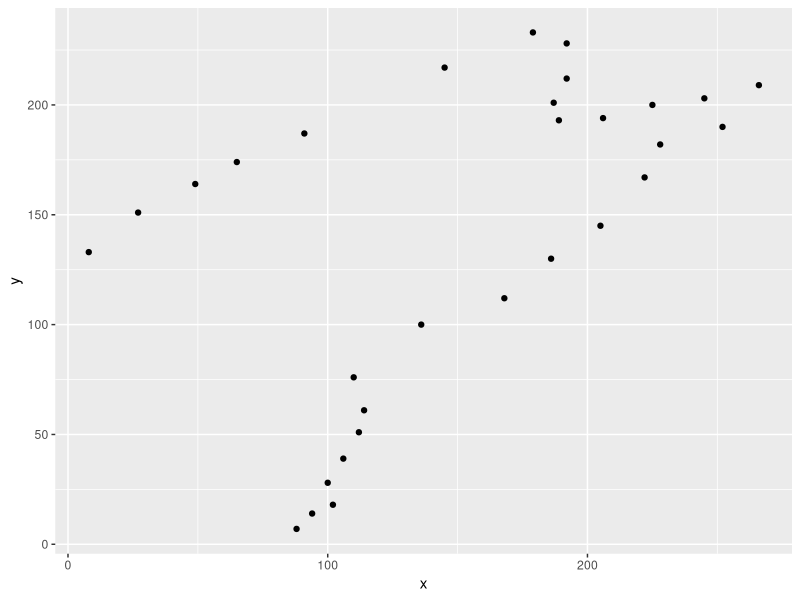
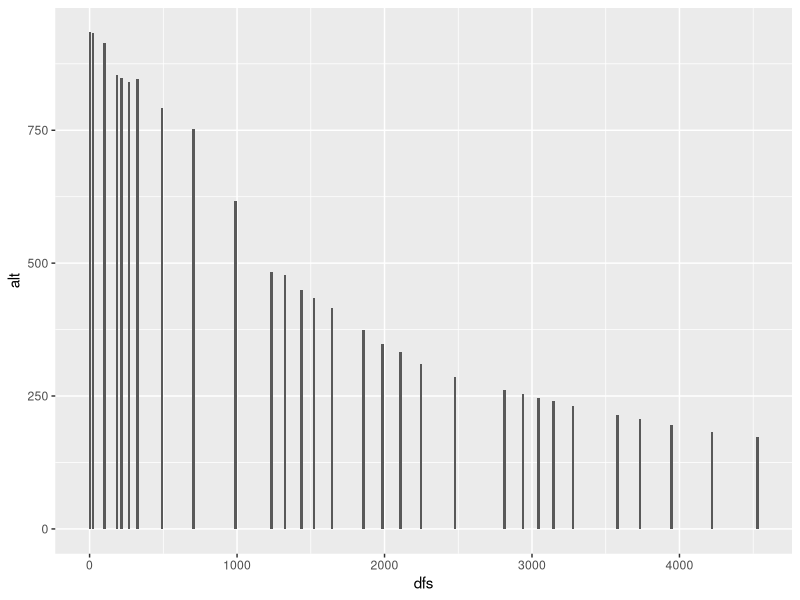
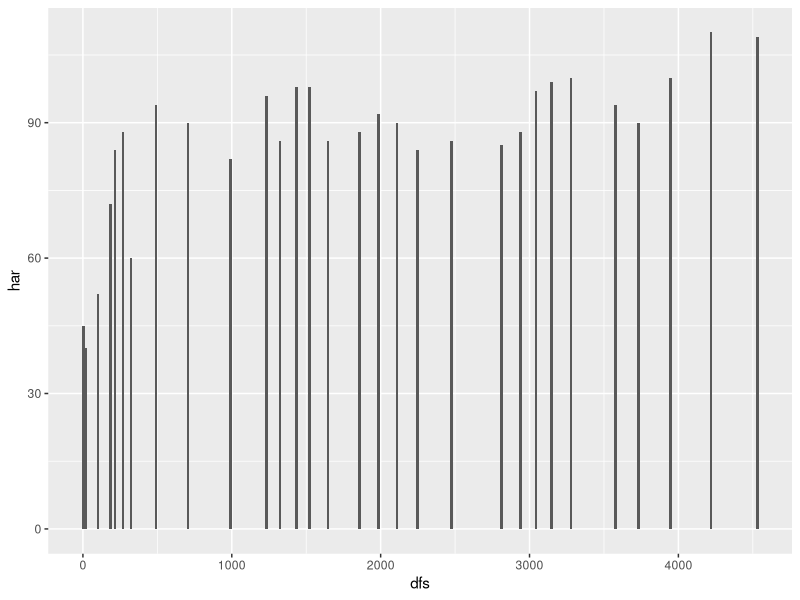
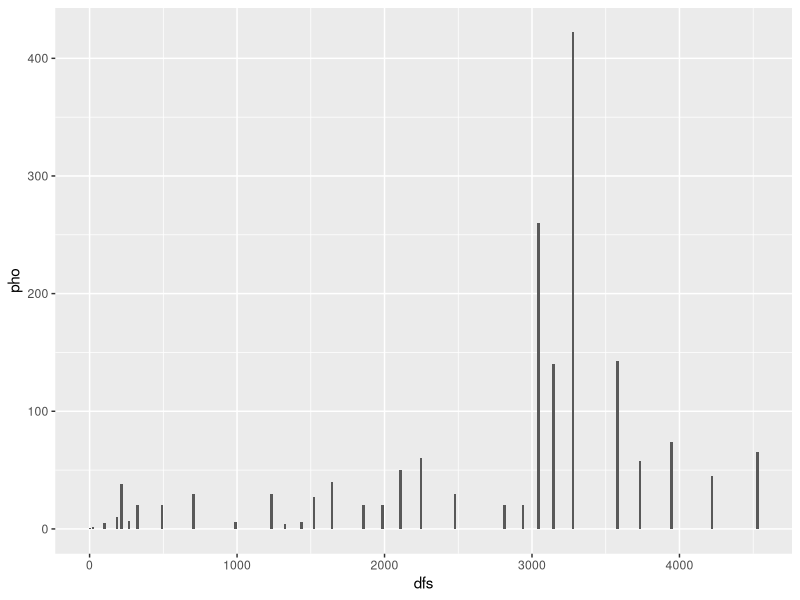
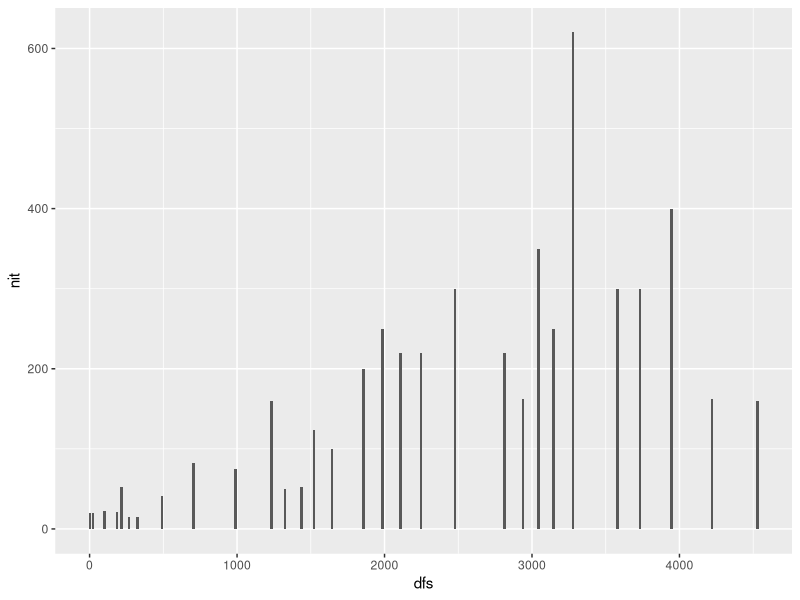
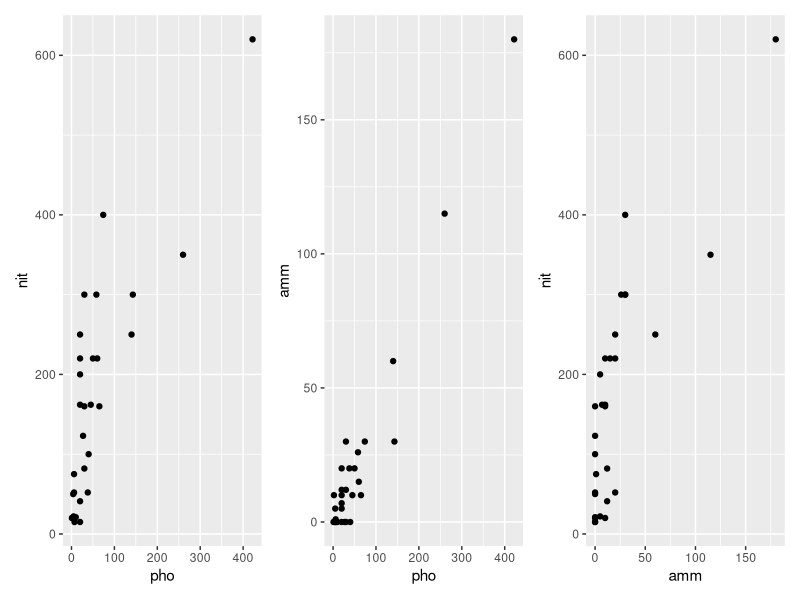
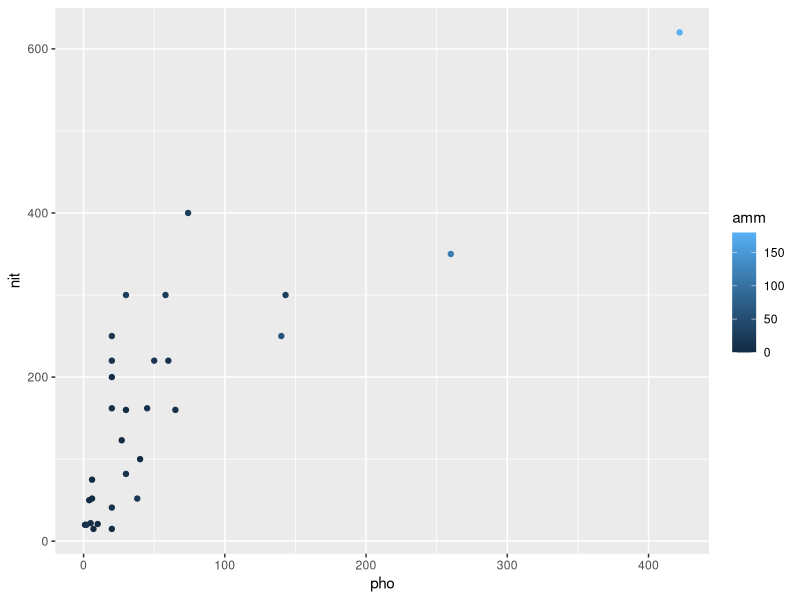
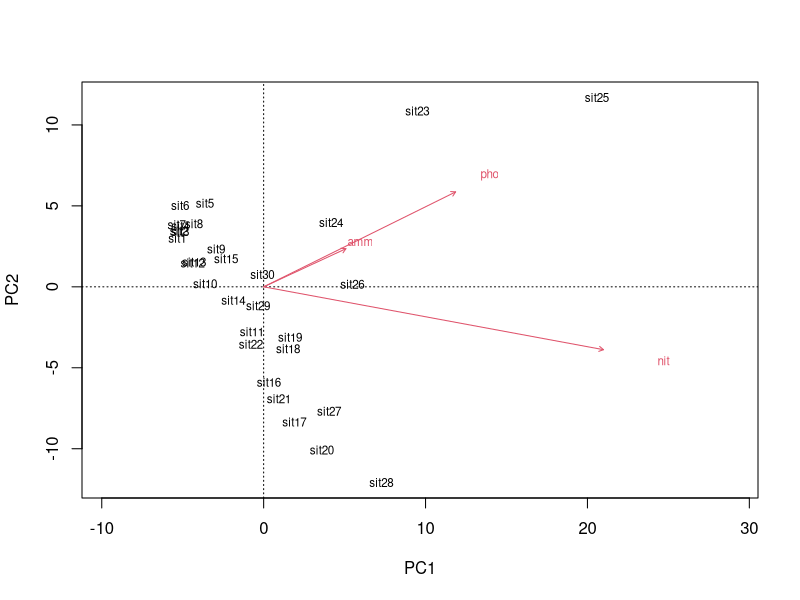

The R source for these figures, in order:
# 主成分分析・多変量解析
# 2023 09 29
# Greg Nishihara
 
# パッケージの読み込み
library(tidyverse)
library(patchwork)

# つぎのパッケージをインストールしてください
library(vegan)
library(ade4)

data(doubs) # 今日解析するデータ

# 環境要因のデータ
doubs$env

# 魚類の行列（データ）
doubs$fish
doubs$species

# 空間の情報
doubs$xy

doubs$xy |> as_tibble() |> 
  ggplot() + 
  geom_point(
    aes(
      x = x,
      y = y
    )
  )

# 環境データの解析

env = doubs$env |> as_tibble()
xy = doubs$xy |> as_tibble()

env_xy = bind_cols(xy, env)
env_xy = env_xy |> 
  mutate(station = 1:n())

env_xy

ggplot(env_xy) + 
  geom_col(
    aes(
      x = dfs,
      y = alt
    )
  )

ggplot(env_xy) + 
  geom_col(
    aes(
      x = dfs,
      y = har
    )
  )

ggplot(env_xy) + 
  geom_col(
    aes(
      x = dfs,
      y = pho
    )
  )

ggplot(env_xy) + 
  geom_col(
    aes(
      x = dfs,
      y = nit
    )
  )

#######

plot1 = ggplot(env_xy) +
  geom_point(
    aes(
      x = pho,
      y = nit
    )
  )

plot2 = ggplot(env_xy) +
  geom_point(
    aes(
      x = pho,
      y = amm
    )
  )

plot3 = ggplot(env_xy) +
  geom_point(
    aes(
      x = amm,
      y = nit
    )
  )

plot1 + plot2 + plot3

ggplot(env_xy) +
  geom_point(
    aes(
      x = pho,
      y = nit,
      color = amm
    )
  )

##############
# 主成分分析
# Principal Component Analysis (PCA)
#
X = env_xy |> select(pho, nit, amm) |> 
  as.matrix()
X

m1 = rda(X)
# PC1: 主成分1
# PC2: 主成分2
# PC3: 主成分3
# 主成分の数と変数の数は同じ
biplot(m1)

# PC2 と PC3 の図
biplot(m1, choices = c(2,3))



# 水質データの解析

X = env_xy |> 
  select(pH, har,
         pho, nit, amm,
         oxy, bdo) |> 
  as.matrix()

X
scale(X)

m1 = rda(X, scale = TRUE)

biplot(m1)

# PC2 と PC3 の図
biplot(m1, choices = c(2,3))

# 固有値
e1 = m1$CA$eig
e1 / sum(e1) * 100 # データのばらつきを説明する度合

# 主成分の値は次の方法でとる。
# PC1 = m1$CA$u[, 1] # 使わない

summary(m1)
PC1 = summary(m1)$site[,1]
env_xy |> 
  mutate(PC1 = PC1) |> 
  ggplot() + 
  geom_col(
    aes(
      x = dfs,
      y = PC1
    )
  )
